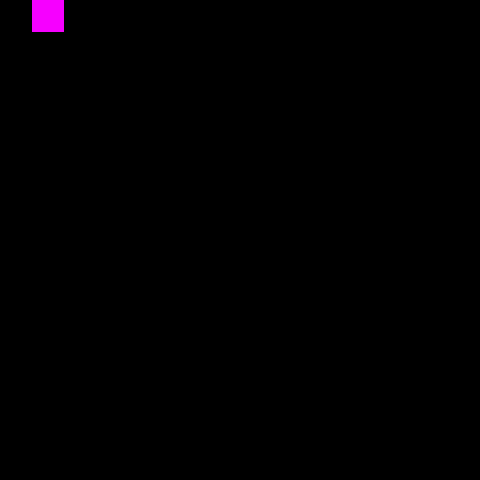

Tiled map render using the project's own tile images. Description and the map definition, with tile-layer contents summarised, below:
An orthogonal 30x30 tile map with 16x16 px tiles, 2 tile layers (Solid, Finish), 3 tilesets.

<map version="1.0" orientation="orthogonal" width="30" height="30" tilewidth="16" tileheight="16">
 <tileset firstgid="1" name="yeah" tilewidth="16" tileheight="16">
  <image source="yeah.png" width="32" height="32" />
 </tileset>
 <tileset firstgid="5" name="yeah2" tilewidth="16" tileheight="16">
  <image source="yeah2.png" width="32" height="32" />
 </tileset>
 <tileset firstgid="9" name="yeah3" tilewidth="16" tileheight="16">
  <image source="yeah3.png" width="32" height="32" />
 </tileset>
 <layer name="Solid" width="30" height="30">
  <data>[900 cells, 523 non-empty, 8 distinct tile ids]</data>
 </layer>
 <layer name="Finish" width="30" height="30">
  <data>[900 cells, 49 non-empty, 8 distinct tile ids]</data>
 </layer>
</map>
